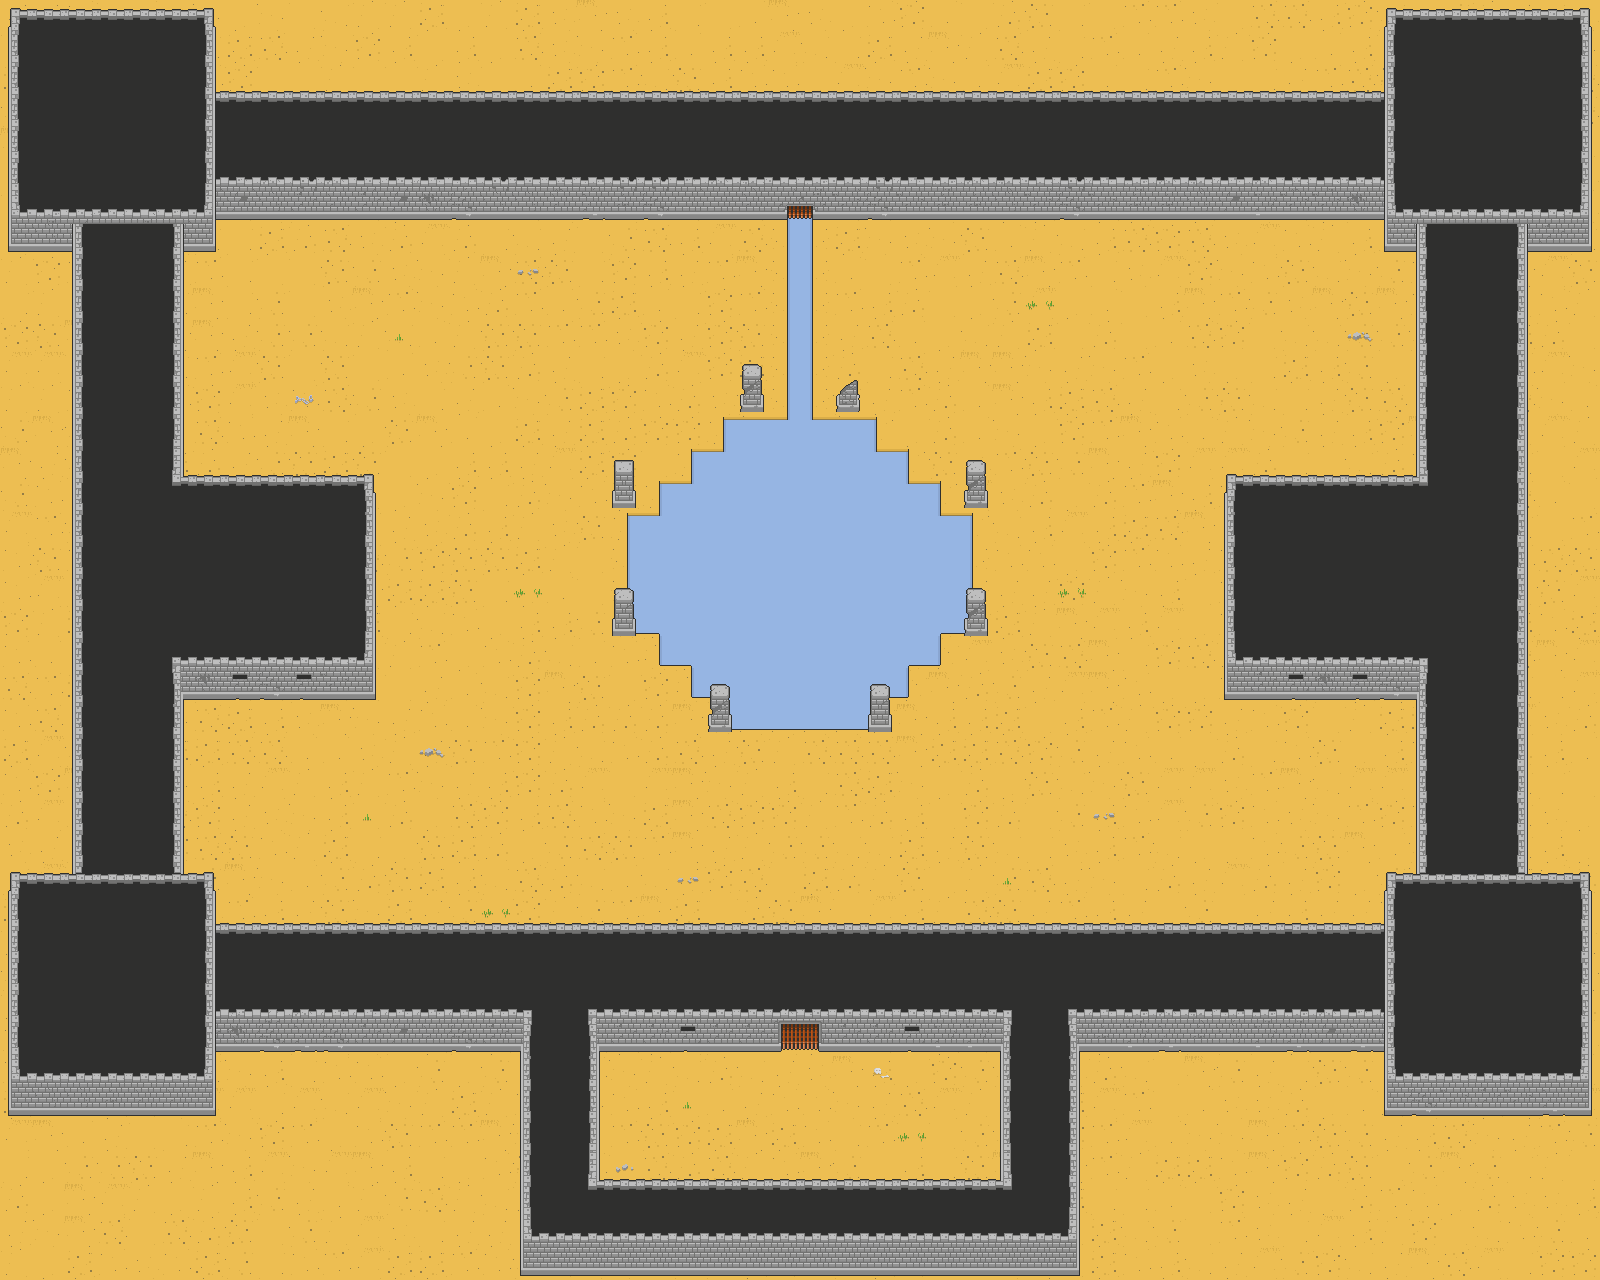

Below is a game level as drawn by its tile map, then a one-line description and the .tmx that defines it (tile-layer data replaced by summaries):
An orthogonal 50x40 tile map with 32x32 px tiles, 3 tile layers (Background, Decorations layer, Walls).

<map version="1.8" tiledversion="1.8.2" orientation="orthogonal" renderorder="right-down" width="50" height="40" tilewidth="32" tileheight="32" infinite="0" nextlayerid="9" nextobjectid="1">
 <tileset firstgid="1" source="Arena_Tileset.tsx" />
 <layer id="1" name="Background" width="50" height="40">
  <data>[2000 cells, 2000 non-empty, 20 distinct tile ids]</data>
 </layer>
 <layer id="8" name="Decorations layer" width="50" height="40">
  <data>[2000 cells, 174 non-empty, 33 distinct tile ids]</data>
 </layer>
 <layer id="2" name="Walls" width="50" height="40">
  <data>[2000 cells, 1043 non-empty, 81 distinct tile ids]</data>
 </layer>
</map>
